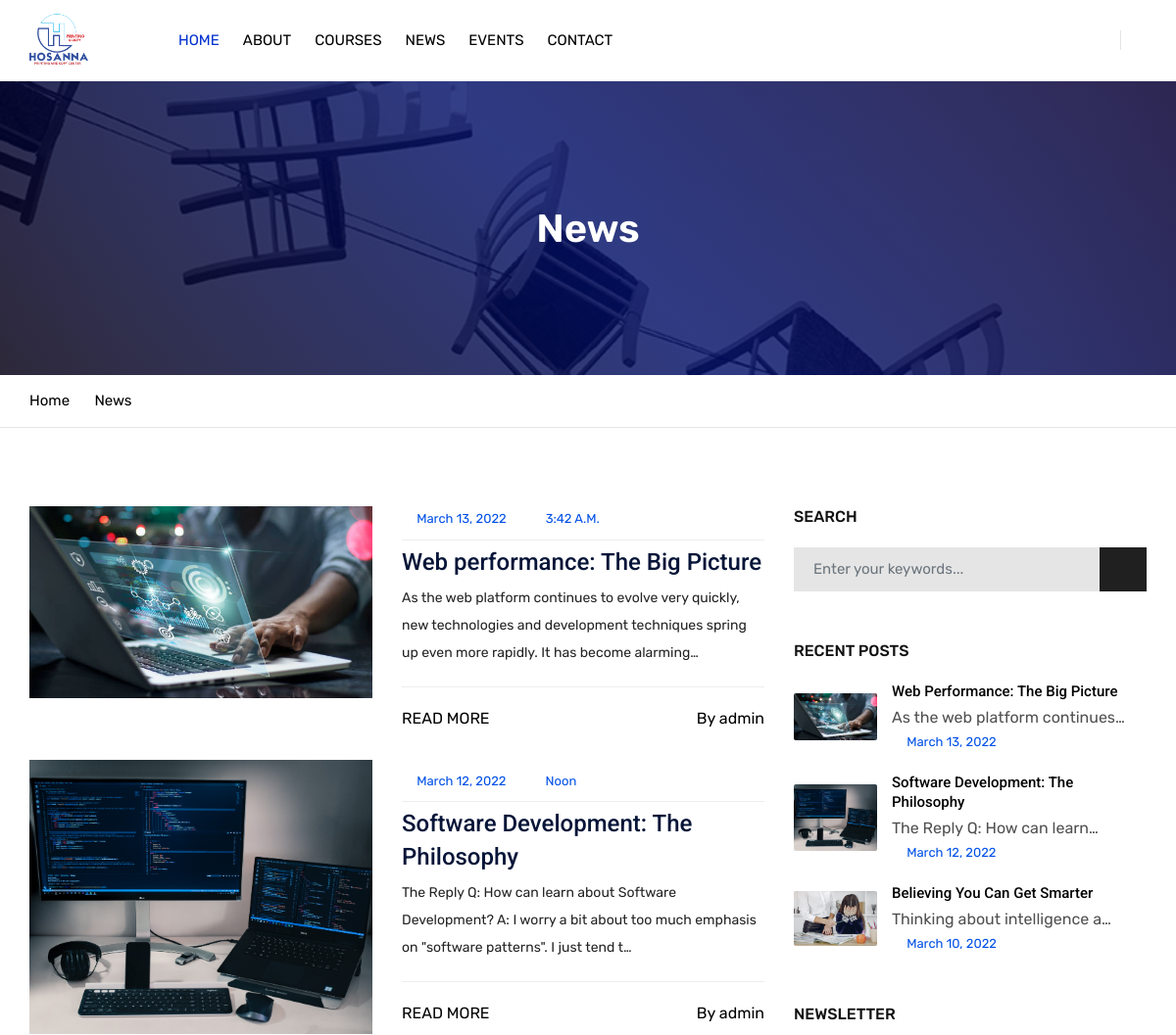
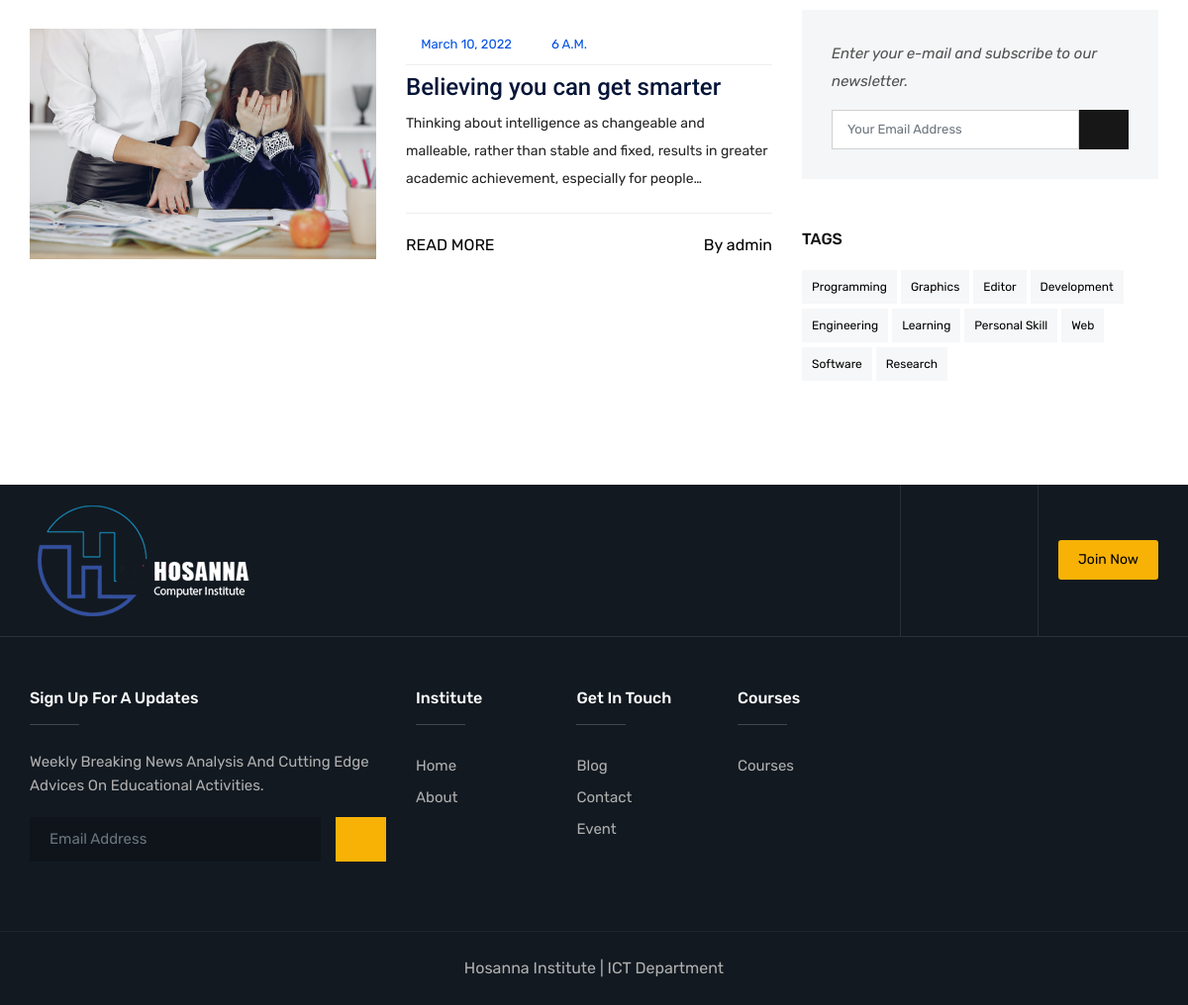
Page /news/ on the committed database (2 pictures, top to bottom).
### hosannaWebsite/models.py (models this page shows, shortened)
class News (models.Model):
    title = models.CharField(max_length=200)
    slug = models.SlugField(null=True, unique=True)
    featured_image = models.ImageField(default = _('default.jpg'), upload_to=_('news'))
    author = models.ForeignKey(User, on_delete=models.CASCADE)
    content = RichTextUploadingField(null = True)
    tag = models.ManyToManyField(Tag)
    date_created = models.DateField(default=timezone.now)
    time_created = models.TimeField(default=timezone.now)
    class Meta:
        verbose_name_plural = 'News'

class Tag (models.Model):
    name = models.CharField(max_length=200)

### hosannaWebsite/views.py (the view)
# urls.py: path('news/', News.as_view(), name='news-url'),
class News(ListView):
    def get_queryset(self):
        if self.request.GET.get('tag'):
            tag = self.request.GET.get('tag')
            return models.News.objects.filter(tag = tag).order_by('-date_created')
        if self.request.GET.get('search'):
            search = self.request.GET.get('search')
            return models.News.objects.filter(Q(title__icontains=search) | Q(content__icontains=search)).order_by('-date_created')
        else:
            return models.News.objects.order_by('-date_created')
    def get_context_data (self, **kwargs):
        context = super().get_context_data(**kwargs)
        context['title'] = 'News'
        context['Recent'] = models.News.objects.order_by('-date_created')[:3]
        context['Tag'] = models.Tag.objects.all()
        return context
    template_name = "hosannaWebsite/news.html"
    context_object_name = "News"
    paginate_by = 10

### hosannaWebsite/templates/hosannaWebsite/news.html (shortened to what this page needs)
{% extends "hosannaWebsite/header.html" %} {% load static %} {% block content %}
<div class="page-content bg-white">
    <div class="page-banner ovbl-dark" style="background-image:url({% static 'assets/images/banner/news.jpg' %});">
        <div class="container">
            <div class="page-banner-entry">
                <h1 class="text-white">News</h1>
            </div>
        </div>
    </div>
    <div class="breadcrumb-row">
        <div class="container">
            <ul class="list-inline">
                <li><a href="{% url 'home-url' %}">Home</a></li>
                <li>News</li>
            </ul>
        </div>
    </div>
    <div class="content-block">
        <div class="section-area section-sp1">
            <div class="container">
                <div class="row">
                    <div class="col-lg-8">
                        {% for news in News %}
                        <div class="blog-post blog-md clearfix">
                            <div class="ttr-post-media">
                                <a href="{% url 'news-detail' news.slug %}"><img class="news" src="{{ news.featured_image.url }}" alt=""></a>
                            </div>
                            <div class="ttr-post-info">
                                <ul class="media-post">
                                    <li><a href=""><i class="fa fa-calendar-o"></i>{{news.date_created|date}}&nbsp;&nbsp;&nbsp;&nbsp;&nbsp;</a></li>
                                    <li><a href=""><i class="fa fa-clock-o"></i>{{news.time_created|time}}</a></li>
                                </ul>
                                <h5 class="post-title"><a href="{% url 'news-detail' news.slug %}">{{news.title}}</a></h5>
                                <p>{{news.content|striptags|truncatechars:150|safe}}</p>
                                <div class="post-extra">
                                    <a href="{% url 'news-detail' news.slug %}" class="btn-link">READ MORE</a>
                                    <a href="" class="comments-bx"><i class="fa fa-user-o"></i>By {{news.author|default:'anonymous'}}</a>
                                </div>
                            </div>
                        </div>
                        {% endfor %}
                    </div>
                    <div class="col-lg-4 sticky-top">
                        <aside class="side-bar sticky-top">
                            <div class="widget">
                                <h6 class="widget-title">Search</h6>
                                <div class="search-bx style-1">
                                    <form role="search" action="{% url 'news-url' %}" method="get">
                                        <div class="input-group">
                                            <input name="search" class="form-control" placeholder="Enter your keywords..." type="text">
                                            <span class="input-group-btn">
                                                <button type="submit" class="fa fa-search text-primary"></button>
                                            </span>
                                        </div>
                                    </form>
                                </div>
                            </div>
                            <div class="widget recent-posts-entry">
                                <h6 class="widget-title">Recent Posts</h6>
                                <div class="widget-post-bx">
                                    {% for recents in Recent %}
                                    <div class="widget-post clearfix">
                                        <div class="ttr-post-media"> <img src="{{recents.featured_image.url}}" width="200" height="143" alt=""> </div>
                                        <div class="ttr-post-info">
                                            <div class="ttr-post-header">
                                                <h6 class="post-title"><a href="{% url 'news-detail' recents.slug %}">{{recents.title}}</a></h6>
                                                {{recents.content|striptags|truncatechars:30}}
                                            </div>
                                            <ul class="media-post">
                                                <li><a href=""><i class="fa fa-calendar-o"></i>{{recents.date_created|date}}</a></li>
                                            </ul>
                                        </div>
                                    </div>
                                    {% endfor %}
                                </div>
                            </div>
                            <div class="widget widget-newslatter">
                                <h6 class="widget-title">Newsletter</h6>
                                <div class="news-box">
                                    <p>Enter your e-mail and subscribe to our newsletter.</p>
                                    <form class="" action="{% url 'subscription-url' %}" method="post">
                                        <div class="input-group">
                                            <input name="subscription" required="required" type="email" class="form-control" placeholder="Your Email Address" />
                                            <button name="submit" value="Submit" type="submit" class="btn black radius-no">
                                                <i class="fa fa-paper-plane-o"></i>
                                            </button>
                                        </div>
                                    </form>
                                </div>
                            </div>
                            <div class="widget widget_tag_cloud">
                                <h6 class="widget-title">Tags</h6>
                                <div class="tagcloud">
                                    {% for tag in Tag %}
                                    <a href="?tag={{tag.pk}}">{{tag.name}}</a> {% endfor %}
                                </div>
                            </div>
                        </aside>
                    </div>
                </div>
            </div>
        </div>
    </div>
</div>
{% endblock %}

### static/assets/css/typography.css (style rules this page uses)
body { background-color: #fff; font-family: Rubik; font-size: 16px; font-weight: 400; color:#505050; padding: 0; margin: 0; overflow-x: hidden; -webkit-font-smoothing: antialiased; font-smoothing: antialiased; -moz-osx-font-smoothing: grayscale; scroll-behavior: smooth; }
a { color: #6f6f6f; outline: 0 none; text-decoration: none; }
img { border-style: none; height: auto; max-width: 100%; vertical-align: middle; }
section, article, aside, details, figcaption, figure, footer, header, hgroup, main, menu, nav, summary { display: block; }
p, address, pre, hr, ul, ol, dl, dd, table { margin-bottom: 24px; }
p { line-height: 28px; margin-bottom: 24px; }
h1, h2, h3, h4, h5, h6 { color: #111111; font-family: rubik; margin-top:0; }
h1 a, h2 a, h3 a, h4 a, h5 a, h6 a { color: inherit; }
h1 { font-size: 36px; line-height: 45px; margin-bottom: 25px; font-weight: 700; }
h5 { font-size: 18px; line-height: 24px; margin-bottom: 10px; font-weight: 500; }
h6 { font-size: 16px; line-height: 22px; margin-bottom: 10px; font-weight: 500; }
dl, ul, ol { list-style-position: outside; padding: 0; }
ul, ol { margin-bottom: 24px; }
ul li, ol li { padding: 0; }
.text-white { color: #fff; }
.bg-white { background-color: #FFF; }
.text-white { color: #FFF; }
.list-inline li { display: inline-block; }

### static/assets/css/style.css (style rules this page uses)
.sticky-top { top: 100px; }
.page-banner { height: 300px; background-size: cover; background-position: center center; display: table; width: 100%; text-align: left; }
.page-banner .container { display: table; height: 100%; }
.page-banner-entry { display: table-cell; vertical-align: middle; text-align: center; }
.page-banner h1 { font-weight: 600; font-size: 40px; margin-bottom: 0; }
.breadcrumb-row ul li a { color: #000; }
.blog-post { position: relative; margin-bottom: 30px; }
.blog-md .ttr-post-media { width: 350px; border-radius: 4px; }
.blog-md .ttr-post-info { border: none; padding-left: 30px; }
.blog-md .ttr-post-info .post-title { margin-top: 0; }
.blog-md, .blog-md .ttr-post-info { overflow: hidden; }
.blog-md .ttr-post-info, .blog-md .ttr-post-media { display: table-cell; vertical-align: middle; }
.blog-md .ttr-post-media { vertical-align: top; }
.blog-md .ttr-post-info>div:last-child { margin-bottom: 0; }
.blog-post .post-title, .recent-news .post-title { font-size: 24px; margin-top: 0px; margin-bottom: 6px; font-family: roboto; line-height: 34px; }
.comments-bx { margin-left: auto; color: #000; }
.comments-bx i { margin-right: 5px; }
.post-extra { display: flex; border-top: 1px solid #EEEEEE; padding-top: 20px; margin-top: 20px; }
.media-post { border-bottom: 1px solid #EEEEEE; padding-bottom: 10px; margin-bottom: 15px; }
.media-post, .post-tag { margin-bottom: 5px; }
.media-post li { list-style: none; display: inline-block; font-size: 13px; text-transform: capitalize; font-family: ; margin-right: 5px; }
.media-post li a { color: var(--primary); vertical-align: middle; }
.media-post li a i { margin-right: 5px; font-size: 13px; }
.post-title a { color: #061538; }
.blog-post p, .recent-news p { margin-bottom: 10px; font-size: 14px; color: #242424; }
.section-sp1 { padding-top: 80px; padding-bottom: 50px; }
.ovbl-middle:after, .ovbl-light:after, .ovbl-dark:after { background: #391800; background: -moz-linear-gradient(left, #391800 0%, #001739 38%, #321001 71%, #011e32 100%); background: -webkit-linear-gradient(left, #391800 0%, #001739 38%, #321001 71%, #011e32 100%); background: linear-gradient(to right, #391800 0%, #001739 38%, #321001 71%, #011e32 100%); filter: progid: DXImageTransform.Microsoft.gradient( startColorstr='#391800', endColorstr='#011e32', GradientType=1); }

### static/assets/css/shortcodes/button.css (style rules this page uses)
.btn { -moz-user-select: none; border: 1px solid rgba(0, 0, 0, 0); border-radius: 4px; display: inline-block; font-size: 16px; font-weight: 400; line-height: 1.25; padding: 8px 16px; text-align: center; transition: all 0.2s ease-in-out 0s; vertical-align: middle; white-space: nowrap; }
.btn, .btn-secondry { color: #fff; padding: 10px 20px; display: inline-block; font-size: 14px; outline: none; cursor: pointer; outline: none; border-width: 0; border-style: solid; border-color: transparent; line-height: 1.42857; border-radius: 3px; font-weight: 400; text-align:center; font-family: rubik; }
.btn { background-color: #EFBB20; }
.radius-no { border-radius: 0; -webkit-border-radius: 0; }
.btn.black { background-color: #171717; color: #fff; }
.btn-link { background: rgba(0, 0, 0, 0) none repeat scroll 0 0; border: 0 none; display: inline-block; font-weight: 400; color: #000; }

### rows in the picture
News: featured_image (picture), date_created "March 13, 2022", time_created "3:42 A.m.", title "Web performance: The Big Picture", content "As the web platform continues to evolve very quickly, new technologies and development techniques spring up even more rapidly. It has become alarming…", author "admin", title "Web Performance: The Big Picture", content "As the web platform continues…"
News: featured_image (picture), date_created "March 12, 2022", time_created "Noon", title "Software Development: The Philosophy", content "The Reply Q: How can learn about Software Development? A: I worry a bit about too much emphasis on \"software patterns\". I just tend t…", author "admin", content "The Reply Q: How can learn…"
News: featured_image (picture), date_created "March 10, 2022", time_created "6 A.m.", title "Believing you can get smarter", content "Thinking about intelligence as changeable and malleable, rather than stable and fixed, results in greater academic achievement, especially for people…", author "admin", title "Believing You Can Get Smarter", content "Thinking about intelligence a…"
Tag: name "Programming"
Tag: name "Graphics"
Tag: name "Editor"
Tag: name "Development"
Tag: name "Engineering"
Tag: name "Learning"
Tag: name "Personal Skill"
Tag: name "Web"
Tag: name "Software"
Tag: name "Research"
